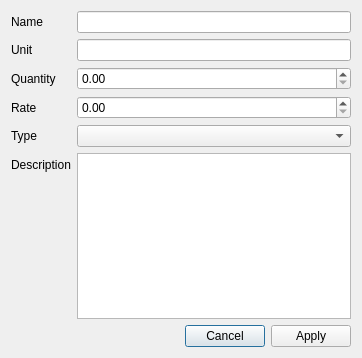
<?xml version="1.0" encoding="UTF-8"?>
<ui version="4.0">
 <class>AddResource</class>
 <widget class="QDialog" name="AddResource">
  <property name="geometry">
   <rect>
    <x>0</x>
    <y>0</y>
    <width>362</width>
    <height>358</height>
   </rect>
  </property>
  <property name="windowTitle">
   <string>Dialog</string>
  </property>
  <layout class="QHBoxLayout" name="horizontalLayout_2">
   <item>
    <layout class="QFormLayout" name="formLayout">
     <property name="fieldGrowthPolicy">
      <enum>QFormLayout::AllNonFixedFieldsGrow</enum>
     </property>
     <item row="0" column="0">
      <widget class="QLabel" name="label">
       <property name="text">
        <string>Name</string>
       </property>
      </widget>
     </item>
     <item row="0" column="1">
      <widget class="QLineEdit" name="nameLineEdit"/>
     </item>
     <item row="1" column="0">
      <widget class="QLabel" name="label_2">
       <property name="text">
        <string>Unit</string>
       </property>
      </widget>
     </item>
     <item row="1" column="1">
      <widget class="QLineEdit" name="unitLineEdit"/>
     </item>
     <item row="2" column="0">
      <widget class="QLabel" name="quantityLabel">
       <property name="text">
        <string>Quantity</string>
       </property>
      </widget>
     </item>
     <item row="2" column="1">
      <widget class="QDoubleSpinBox" name="quantityDoubleSpinBox"/>
     </item>
     <item row="3" column="0">
      <widget class="QLabel" name="rateLabel">
       <property name="text">
        <string>Rate</string>
       </property>
      </widget>
     </item>
     <item row="3" column="1">
      <widget class="QDoubleSpinBox" name="rateDoubleSpinBox"/>
     </item>
     <item row="4" column="0">
      <widget class="QLabel" name="typeLabel">
       <property name="text">
        <string>Type</string>
       </property>
      </widget>
     </item>
     <item row="4" column="1">
      <widget class="QComboBox" name="typeComboBox"/>
     </item>
     <item row="5" column="0">
      <widget class="QLabel" name="label_3">
       <property name="text">
        <string>Description</string>
       </property>
      </widget>
     </item>
     <item row="5" column="1">
      <widget class="QPlainTextEdit" name="descTextEdit"/>
     </item>
     <item row="6" column="1">
      <layout class="QHBoxLayout" name="horizontalLayout">
       <item>
        <spacer name="horizontalSpacer">
         <property name="orientation">
          <enum>Qt::Horizontal</enum>
         </property>
         <property name="sizeHint" stdset="0">
          <size>
           <width>40</width>
           <height>20</height>
          </size>
         </property>
        </spacer>
       </item>
       <item>
        <widget class="QPushButton" name="cancelButton">
         <property name="text">
          <string>Cancel</string>
         </property>
        </widget>
       </item>
       <item>
        <widget class="QPushButton" name="applyButton">
         <property name="text">
          <string>Apply</string>
         </property>
        </widget>
       </item>
      </layout>
     </item>
    </layout>
   </item>
  </layout>
 </widget>
 <resources/>
 <connections/>
</ui>
